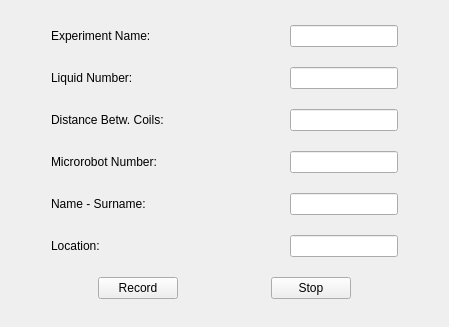
<?xml version="1.0" encoding="UTF-8"?>
<ui version="4.0">
 <class>BagWidget</class>
 <widget class="QWidget" name="BagWidget">
  <property name="geometry">
   <rect>
    <x>0</x>
    <y>0</y>
    <width>449</width>
    <height>327</height>
   </rect>
  </property>
  <property name="windowTitle">
   <string>Log Section</string>
  </property>
  <layout class="QHBoxLayout" name="horizontalLayout">
   <item>
    <layout class="QVBoxLayout" name="verticalLayout">
     <item>
      <layout class="QHBoxLayout" name="horizontalLayout_2">
       <item>
        <spacer name="horizontalSpacer_4">
         <property name="orientation">
          <enum>Qt::Horizontal</enum>
         </property>
         <property name="sizeType">
          <enum>QSizePolicy::Fixed</enum>
         </property>
         <property name="sizeHint" stdset="0">
          <size>
           <width>40</width>
           <height>20</height>
          </size>
         </property>
        </spacer>
       </item>
       <item>
        <widget class="QLabel" name="label_2">
         <property name="sizePolicy">
          <sizepolicy hsizetype="Preferred" vsizetype="Preferred">
           <horstretch>142</horstretch>
           <verstretch>0</verstretch>
          </sizepolicy>
         </property>
         <property name="text">
          <string>Experiment Name:</string>
         </property>
        </widget>
       </item>
       <item>
        <widget class="QLineEdit" name="experiment_name"/>
       </item>
       <item>
        <spacer name="horizontalSpacer_5">
         <property name="orientation">
          <enum>Qt::Horizontal</enum>
         </property>
         <property name="sizeType">
          <enum>QSizePolicy::Minimum</enum>
         </property>
         <property name="sizeHint" stdset="0">
          <size>
           <width>40</width>
           <height>20</height>
          </size>
         </property>
        </spacer>
       </item>
      </layout>
     </item>
     <item>
      <layout class="QHBoxLayout" name="horizontalLayout_3">
       <item>
        <spacer name="horizontalSpacer_6">
         <property name="orientation">
          <enum>Qt::Horizontal</enum>
         </property>
         <property name="sizeType">
          <enum>QSizePolicy::Fixed</enum>
         </property>
         <property name="sizeHint" stdset="0">
          <size>
           <width>40</width>
           <height>20</height>
          </size>
         </property>
        </spacer>
       </item>
       <item>
        <widget class="QLabel" name="label">
         <property name="sizePolicy">
          <sizepolicy hsizetype="Preferred" vsizetype="Preferred">
           <horstretch>142</horstretch>
           <verstretch>0</verstretch>
          </sizepolicy>
         </property>
         <property name="text">
          <string>Liquid Number:</string>
         </property>
        </widget>
       </item>
       <item>
        <widget class="QLineEdit" name="liquid_number">
         <property name="inputMethodHints">
          <set>Qt::ImhPreferNumbers</set>
         </property>
        </widget>
       </item>
       <item>
        <spacer name="horizontalSpacer_7">
         <property name="orientation">
          <enum>Qt::Horizontal</enum>
         </property>
         <property name="sizeType">
          <enum>QSizePolicy::Minimum</enum>
         </property>
         <property name="sizeHint" stdset="0">
          <size>
           <width>40</width>
           <height>20</height>
          </size>
         </property>
        </spacer>
       </item>
      </layout>
     </item>
     <item>
      <layout class="QHBoxLayout" name="horizontalLayout_4">
       <item>
        <spacer name="horizontalSpacer_8">
         <property name="orientation">
          <enum>Qt::Horizontal</enum>
         </property>
         <property name="sizeType">
          <enum>QSizePolicy::Fixed</enum>
         </property>
         <property name="sizeHint" stdset="0">
          <size>
           <width>40</width>
           <height>20</height>
          </size>
         </property>
        </spacer>
       </item>
       <item>
        <widget class="QLabel" name="label_3">
         <property name="sizePolicy">
          <sizepolicy hsizetype="Preferred" vsizetype="Preferred">
           <horstretch>142</horstretch>
           <verstretch>0</verstretch>
          </sizepolicy>
         </property>
         <property name="text">
          <string>Distance Betw. Coils:</string>
         </property>
        </widget>
       </item>
       <item>
        <widget class="QLineEdit" name="distance">
         <property name="inputMethodHints">
          <set>Qt::ImhPreferNumbers</set>
         </property>
        </widget>
       </item>
       <item>
        <spacer name="horizontalSpacer_11">
         <property name="orientation">
          <enum>Qt::Horizontal</enum>
         </property>
         <property name="sizeType">
          <enum>QSizePolicy::Minimum</enum>
         </property>
         <property name="sizeHint" stdset="0">
          <size>
           <width>40</width>
           <height>20</height>
          </size>
         </property>
        </spacer>
       </item>
      </layout>
     </item>
     <item>
      <layout class="QHBoxLayout" name="horizontalLayout_5">
       <item>
        <spacer name="horizontalSpacer_9">
         <property name="orientation">
          <enum>Qt::Horizontal</enum>
         </property>
         <property name="sizeType">
          <enum>QSizePolicy::Fixed</enum>
         </property>
         <property name="sizeHint" stdset="0">
          <size>
           <width>40</width>
           <height>20</height>
          </size>
         </property>
        </spacer>
       </item>
       <item>
        <widget class="QLabel" name="label_4">
         <property name="sizePolicy">
          <sizepolicy hsizetype="Preferred" vsizetype="Fixed">
           <horstretch>142</horstretch>
           <verstretch>0</verstretch>
          </sizepolicy>
         </property>
         <property name="text">
          <string>Microrobot Number:</string>
         </property>
        </widget>
       </item>
       <item>
        <widget class="QLineEdit" name="microrobot_number">
         <property name="inputMethodHints">
          <set>Qt::ImhPreferNumbers</set>
         </property>
        </widget>
       </item>
       <item>
        <spacer name="horizontalSpacer_12">
         <property name="orientation">
          <enum>Qt::Horizontal</enum>
         </property>
         <property name="sizeType">
          <enum>QSizePolicy::Minimum</enum>
         </property>
         <property name="sizeHint" stdset="0">
          <size>
           <width>40</width>
           <height>20</height>
          </size>
         </property>
        </spacer>
       </item>
      </layout>
     </item>
     <item>
      <layout class="QHBoxLayout" name="horizontalLayout_6">
       <item>
        <spacer name="horizontalSpacer_10">
         <property name="orientation">
          <enum>Qt::Horizontal</enum>
         </property>
         <property name="sizeType">
          <enum>QSizePolicy::Fixed</enum>
         </property>
         <property name="sizeHint" stdset="0">
          <size>
           <width>40</width>
           <height>20</height>
          </size>
         </property>
        </spacer>
       </item>
       <item>
        <widget class="QLabel" name="label_5">
         <property name="sizePolicy">
          <sizepolicy hsizetype="Preferred" vsizetype="Preferred">
           <horstretch>142</horstretch>
           <verstretch>0</verstretch>
          </sizepolicy>
         </property>
         <property name="text">
          <string>Name - Surname:</string>
         </property>
        </widget>
       </item>
       <item>
        <widget class="QLineEdit" name="name"/>
       </item>
       <item>
        <spacer name="horizontalSpacer_13">
         <property name="orientation">
          <enum>Qt::Horizontal</enum>
         </property>
         <property name="sizeType">
          <enum>QSizePolicy::Minimum</enum>
         </property>
         <property name="sizeHint" stdset="0">
          <size>
           <width>40</width>
           <height>20</height>
          </size>
         </property>
        </spacer>
       </item>
      </layout>
     </item>
     <item>
      <layout class="QHBoxLayout" name="horizontalLayout_8">
       <item>
        <spacer name="horizontalSpacer_14">
         <property name="orientation">
          <enum>Qt::Horizontal</enum>
         </property>
         <property name="sizeType">
          <enum>QSizePolicy::Fixed</enum>
         </property>
         <property name="sizeHint" stdset="0">
          <size>
           <width>40</width>
           <height>20</height>
          </size>
         </property>
        </spacer>
       </item>
       <item>
        <widget class="QLabel" name="label_6">
         <property name="sizePolicy">
          <sizepolicy hsizetype="Preferred" vsizetype="Preferred">
           <horstretch>142</horstretch>
           <verstretch>0</verstretch>
          </sizepolicy>
         </property>
         <property name="text">
          <string>Location:</string>
         </property>
        </widget>
       </item>
       <item>
        <widget class="QLineEdit" name="location"/>
       </item>
       <item>
        <spacer name="horizontalSpacer_15">
         <property name="orientation">
          <enum>Qt::Horizontal</enum>
         </property>
         <property name="sizeType">
          <enum>QSizePolicy::Minimum</enum>
         </property>
         <property name="sizeHint" stdset="0">
          <size>
           <width>40</width>
           <height>20</height>
          </size>
         </property>
        </spacer>
       </item>
      </layout>
     </item>
     <item>
      <layout class="QHBoxLayout" name="horizontalLayout_7">
       <item>
        <spacer name="horizontalSpacer_2">
         <property name="orientation">
          <enum>Qt::Horizontal</enum>
         </property>
         <property name="sizeType">
          <enum>QSizePolicy::MinimumExpanding</enum>
         </property>
         <property name="sizeHint" stdset="0">
          <size>
           <width>40</width>
           <height>20</height>
          </size>
         </property>
        </spacer>
       </item>
       <item>
        <widget class="QPushButton" name="record_button">
         <property name="text">
          <string>Record</string>
         </property>
        </widget>
       </item>
       <item>
        <spacer name="horizontalSpacer">
         <property name="orientation">
          <enum>Qt::Horizontal</enum>
         </property>
         <property name="sizeHint" stdset="0">
          <size>
           <width>10</width>
           <height>20</height>
          </size>
         </property>
        </spacer>
       </item>
       <item>
        <widget class="QPushButton" name="stop_button">
         <property name="text">
          <string>Stop</string>
         </property>
        </widget>
       </item>
       <item>
        <spacer name="horizontalSpacer_3">
         <property name="orientation">
          <enum>Qt::Horizontal</enum>
         </property>
         <property name="sizeHint" stdset="0">
          <size>
           <width>40</width>
           <height>20</height>
          </size>
         </property>
        </spacer>
       </item>
      </layout>
     </item>
    </layout>
   </item>
  </layout>
 </widget>
 <resources/>
 <connections/>
</ui>
